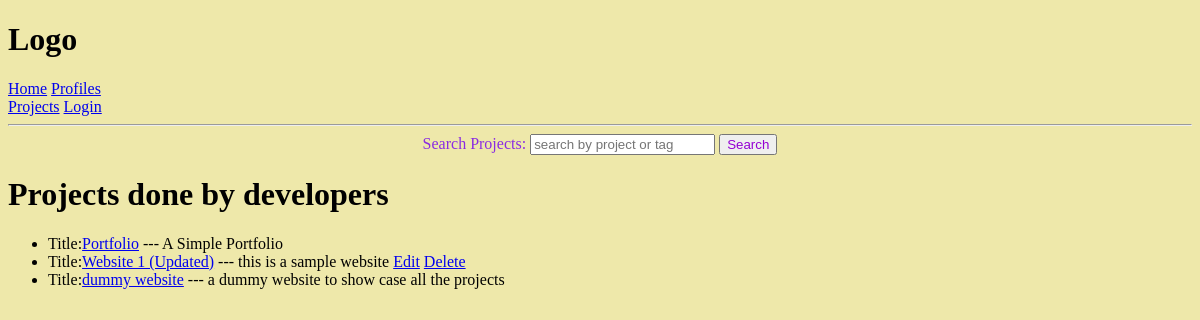
The app's page /projects/, older data.
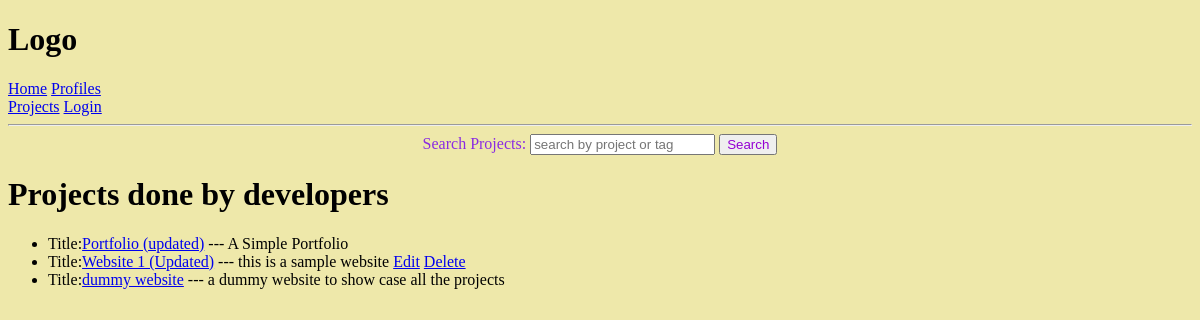
The same page, newer data.
### project1/models.py (models this page shows, shortened)
class Project(models.Model):
    owner = models.ForeignKey(Profile, null=True, blank=True, on_delete=models.SET_NULL)
    title = models.CharField(max_length=200)
    description = models.TextField(null=True, blank=True)
    project_image = models.ImageField(null=True, blank=True, default='default.jpg')
    demo_link = models.CharField(max_length=2000,null=True, blank=True)
    tags = models.ManyToManyField('Tag', blank=True)
    vote_total = models.IntegerField(default=0, null=True, blank=True)
    vote_ratio = models.IntegerField(default=0, null=True, blank=True)
    date = models.DateTimeField(auto_now_add=True)

### project1/views.py (the view)
# urls.py: path('', views.project1, name="project1"),
def project1(request):
    search_query = ''
    if request.GET.get('search_query'):
        search_query = request.GET.get('search_query')
    tags = Tag.objects.filter(name__icontains = search_query)
    projects = Project.objects.distinct().filter(
        Q(title__icontains=search_query) |
        Q(tags__in = tags)
    )
    context = {
        'project': projects,
        'search_query': search_query
    }
    return render(request, 'project1/project1.html', context)

### project1/templates/project1/project1.html
{% extends 'main.html' %} {% block content %}
<div style="text-align: center; color:blueviolet;">
  <form action="" method="get">
    <label for="forSearchingProfiles"> Search Projects:</label>
    <input type="text" name="search_query"value="{{search_query}}" placeholder="search by project or tag">
    <input style = "color: darkviolet;" type="submit" value="Search">
  </form>
</div>
<h1> Projects done by developers</h1>
<ul>
  {% for project in project%}
  <li>
    Title:<a href="{% url 'project' project.id %}">{{project.title}}</a> ---
    {{project.description}}
    {%if project.owner == request.user.profile %}
    <a href="{% url 'update-project' project.id%}">Edit</a>
    <a href="{% url 'delete-project' project.id%}">Delete</a>
    {% endif %}
  </li>
  {% endfor%}
</ul>
{%endblock content%}

Row changes from the older to the newer data that the page shows:
changed Project "A Simple Portfolio": title "Portfolio" → "Portfolio (updated)"
